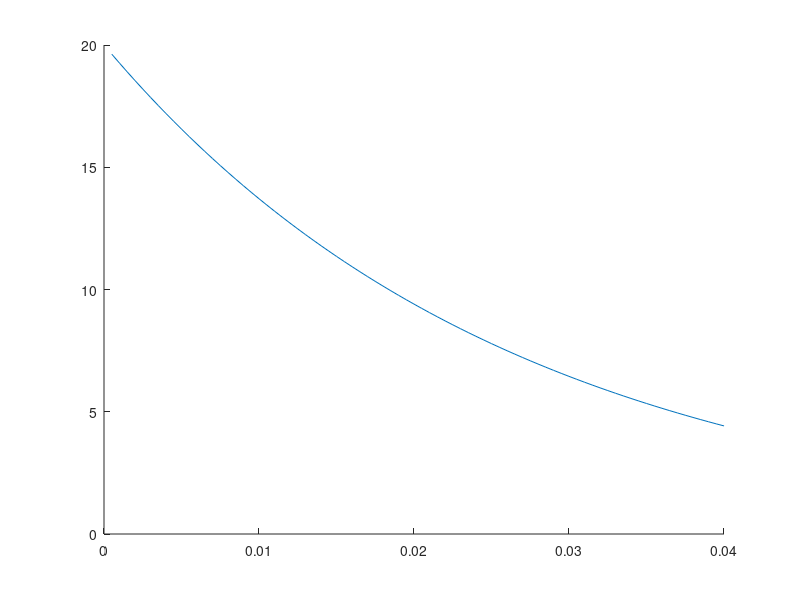

This chart was generated by the following MATLAB code:

% for one repeller
beta_1=20;
beta_2=1;
dist_obs=zeros(1,100);
lambda_obs=zeros(1,100);
rob_rad=0.053/2;

dist_obs(1:20)=0.04;
offset=0;

for i=21:100
    
    dist_obs(i)=0.04-offset;
    offset=offset+0.0005;
end

for i=1:100
    lambda_obs(i) =  beta_1 * exp( -beta_2*dist_obs(i)/ rob_rad );
end
hold on
plot(dist_obs,lambda_obs)
